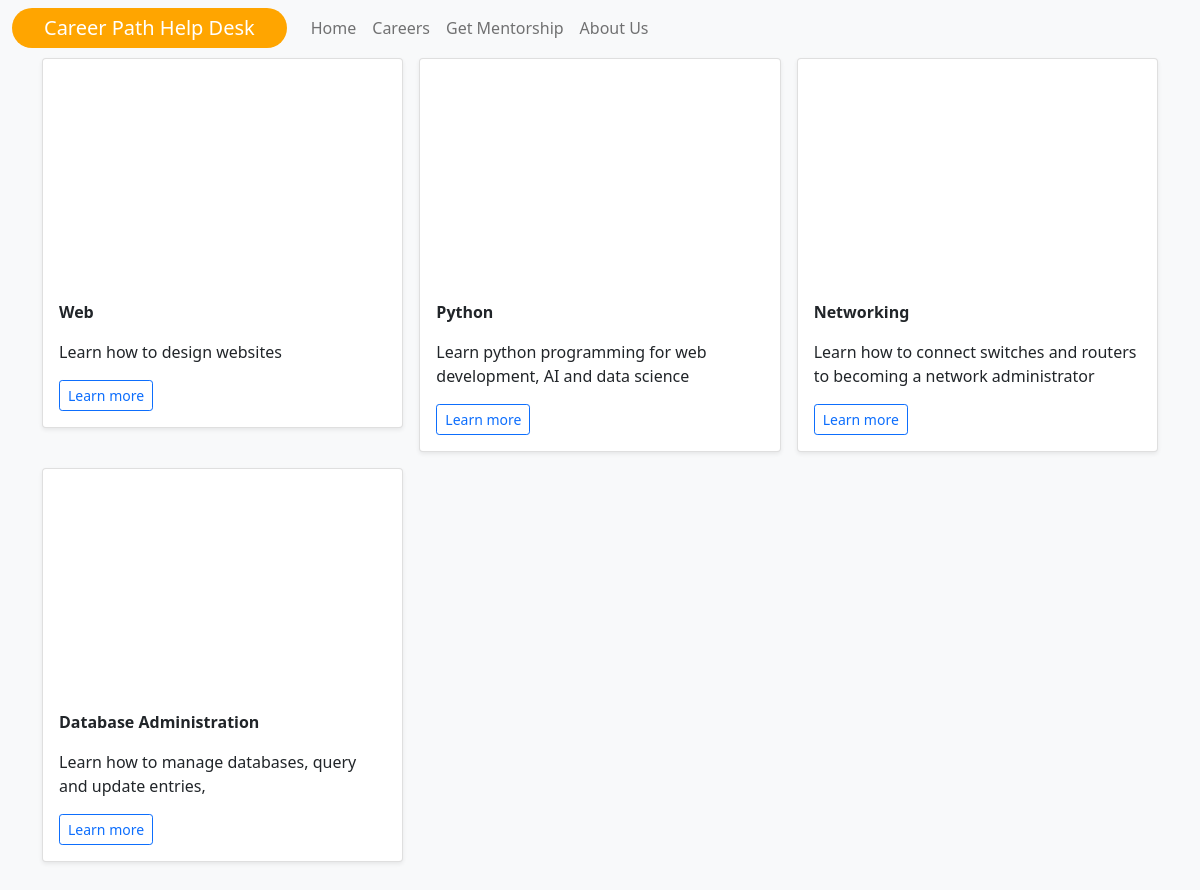
The app's page /careers, older data.
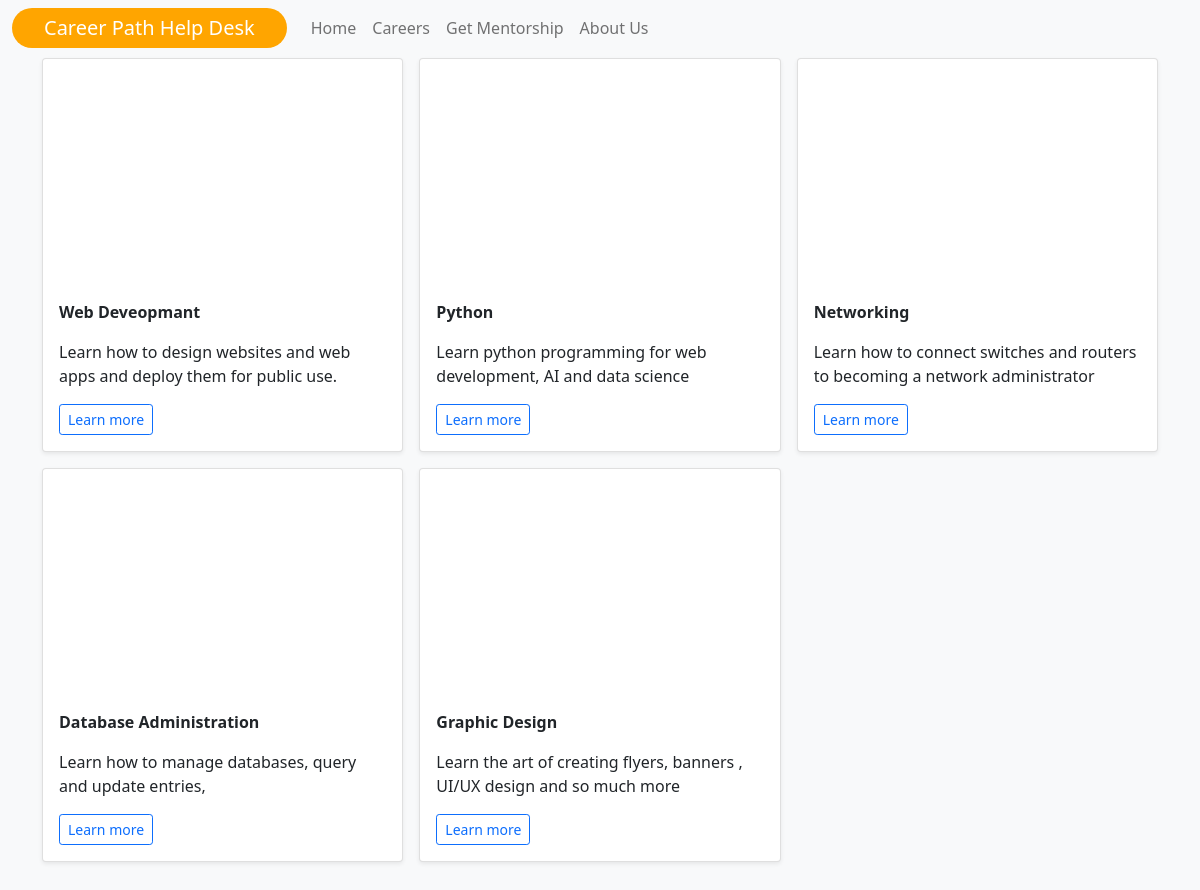
The same page, newer data.
### main/models.py (models this page shows)
class Career(db.Model):
    id = db.Column(db.Integer(), primary_key=True)
    career_name = db.Column(db.String(), unique=True, nullable=False)
    description = db.Column(db.String(), nullable=False)
    content = db.Column(db.String(), nullable=False)
    img = db.Column(db.Text(), nullable=False)
    img_name = db.Column(db.Text(), nullable=False)
    mimetype = db.Column(db.Text(), nullable=False)

### main/routes.py (the view)
@app.route('/careers', methods=["GET","POST"])
def careers():
    careers = Career.query.all()
    return render_template("career.html", careers=careers)

### main/templates/career.html (shortened to what this page needs)
{% extends 'index.html'%}
{% block content %}
<div class="album py-5 bg-light" style="margin-top: 10px;">
  <div class="container">
    <div class="row row-cols-1 row-cols-sm-2 row-cols-md-3 g-3">
      {% for career in careers %}
      <div class="col">
        <div class="card shadow-sm">
          <svg class="bd-placeholder-img card-img-top" width="100%" height="225" xmlns="http://www.w3.org/2000/svg" role="img" aria-label="Placeholder: Thumbnail" preserveAspectRatio="xMidYMid slice" focusable="false" style="background-size: cover; background-image: url('{{ url_for('see', filename=career.img_name) }}')">
          </svg>
          <div class="card-body">
            <p class="card-text"><strong>{{ career.career_name }}</strong> </p>
            <p class="card-text">{{ career.description }}</p>
            <div class="d-flex justify-content-between align-items-center">
              <div class="btn-group">
                <a type="button" class="btn btn-sm btn-outline-primary" href="{{ url_for('career', id=career.id)}}">Learn more</a>
              </div>
            </div>
          </div>
        </div>
      </div>
      {% endfor %}
    </div>
  </div>
</div>
{% endblock %}

### main/templates/index.html (shortened to what this page needs)
<!doctype html>
<html lang="en">
  <head>
    <link rel="stylesheet" href="{{ url_for('static', filename='/css/styles.css')}}">
  </head>
<header>
  <nav class="navbar navbar-expand-md navbar-light fixed-top bg-light">
    <div class="container-fluid">
      <a class="navbar-brand" id="boldtext" href="{{ url_for('home')}}">Career Path Help Desk</a>
      <div class="collapse navbar-collapse" id="navbarCollapse">
        <ul class="navbar-nav me-auto mb-2 mb-md-0">
          <li class="nav-item">
            <a class="nav-link" id="navel" aria-current="page" href="{{ url_for('home') }}">Home</a>
          </li>
          <li class="nav-item">
            <a class="nav-link" id="navel" href="{{url_for('careers') }}">Careers</a>
          </li>
          <li class="nav-item">
            <a class="nav-link" id="navel" href="{{ url_for('mentor') }}" tabindex="-1" aria-disabled="true">Get Mentorship</a>
          </li>
          <li class="nav-item">
              <a class="nav-link" id="navel" href="{{ url_for('about') }}" tabindex="-1" aria-disabled="true">About Us</a>
          </li>
        </ul>
      </div>
    </div>
  </nav>
</header>
<body>
  {% block content %}
  {% endblock %}
<link href="{{ url_for('static', filename='/css/bootstrap.min.css') }}" rel="stylesheet"/>
  </body>
</html>

### main/static/css/styles.css (style rules this page uses)
.bd-placeholder-img { font-size: 1.125rem; background-position: center; text-anchor: middle; -webkit-user-select: none; -moz-user-select: none; user-select: none; }
#boldtext { background-color: orange; color: white; border-radius: 3rem; padding-left: 2rem; padding-right: 2rem; }

Row changes from the older to the newer data that the page shows:
changed Career: career_name "Web" → "Web Deveopmant"; description "Learn how to design websites" → "Learn how to design websites and web apps and deploy them for public use."
added Career: career_name "Graphic Design", description "Learn the art of creating flyers, banners , UI/UX design and so much more"
